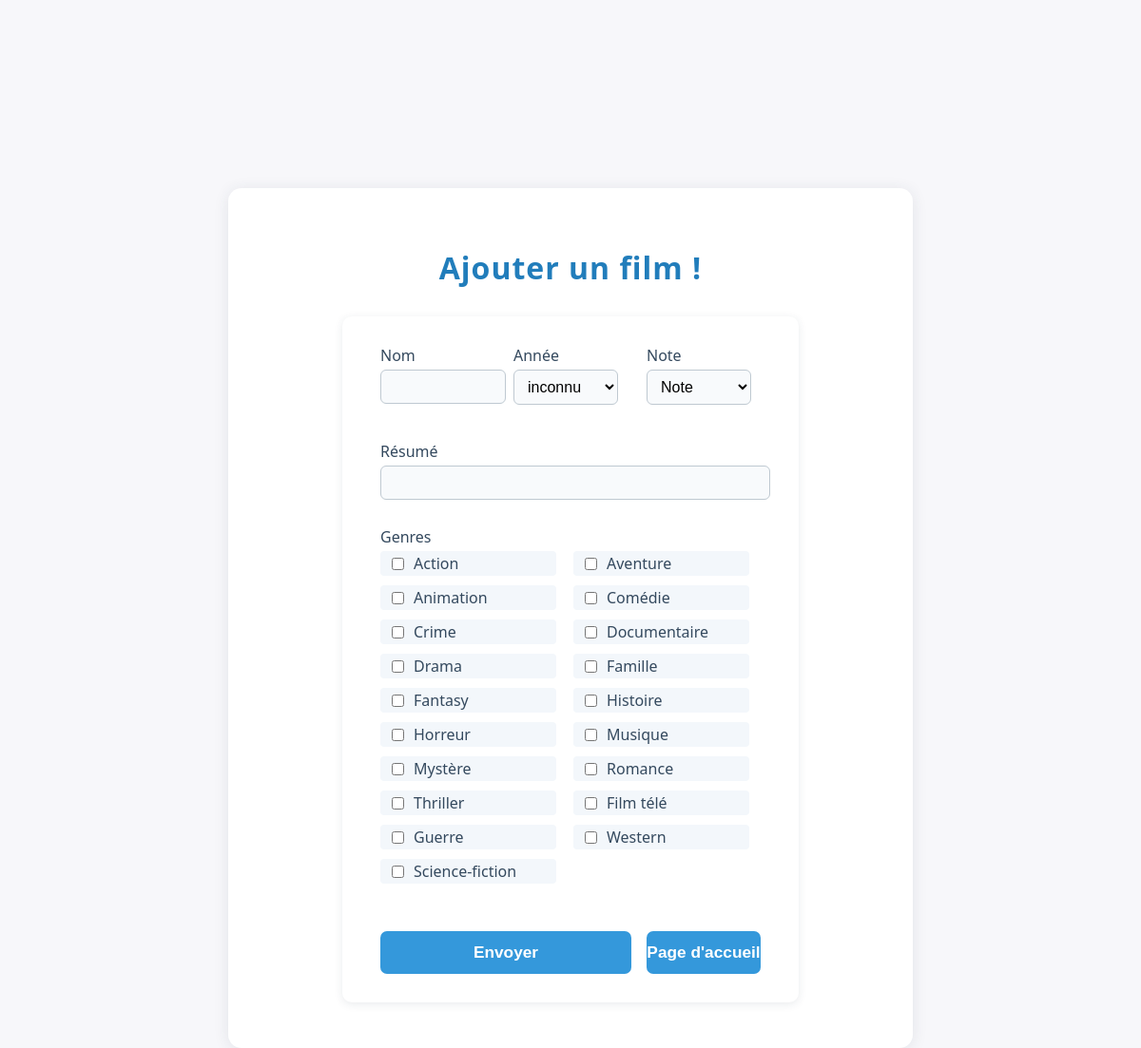
Page /ajouter_film on the committed database.
### tables this page shows
CREATE TABLE liste_genres (
            id INTEGER PRIMARY KEY AUTOINCREMENT,
            nom TEXT UNIQUE
        );

### server.py (the view)
@app.route("/ajouter_film", methods=["GET"])
def ajouter_film_form():
    return render_template("index.html", error="", Genres=modele.genre())

### modele.py (called while the page is built)
def genre():
    conn = sqlite3.connect('database.db')
    cursor = conn.cursor()
    cursor.execute('''select * from liste_genres''')
    genre = cursor.fetchall()
    cursor.close()
    conn.close()
    return(genre)

### templates/index.html (shortened to what this page needs)
<!DOCTYPE html>
<html>
  <head>
    <link href="/static/info.css" rel="stylesheet">
  </head>
  <body>
    <div class="add-film-container vertical">
      <h1>Ajouter un film !</h1>
      <form method="POST" action="/ajout_film" id="ajout_film">
        <div class="row-fields">
          <div class="form-row">
            <label for="nom">Nom</label>
            <input type="text" id="nom" name="nom" required>
          </div>
          <div class="form-row">
            <label id="annee_sortie">Année</label>
          </div>
          <div class="form-row">
            <label for="note">Note</label>
            <select id="note" name="note" required>
              <option value="">Note</option>
            </select>
          </div>
        </div>
        <div class="form-row">
          <label for="resume">Résumé</label>
          <input type="text" id="resume" name="resume">
        </div>
        <div class="form-row">
          <label for="genre">Genres</label>
          <div class="genres-checkboxes">
            {% for genre in Genres %}
              <label>
                <input type="checkbox" name="genres[]" value="{{genre[0]}}">
                {{genre[1]}}
              </label>
            {% endfor %}
          </div>
        </div>
        <div class="form-actions">
          <button type="submit" id="submit_film">Envoyer</button>
          <a href="/"><button type="button">Page d'accueil</button></a>
        </div>
      </form>
    </div>
</html>  </body>  </body>
</html>

### static/info.css (style rules this page uses)
body { background: #f7f7fa; font-family: 'Segoe UI', Arial, sans-serif; margin: 0; padding: 0; }
h1 { text-align: center; color: #2c3e50; margin-top: 30px; }
form { background: #fff; max-width: 400px; margin: 30px auto 20px auto; padding: 30px 40px 20px 40px; border-radius: 10px; box-shadow: 0 2px 10px rgba(44, 62, 80, 0.1); display: flex; flex-direction: column; gap: 15px; }
label { font-weight: 500; color: #34495e; margin-bottom: 5px; }
input[type="text"] { padding: 8px 10px; border: 1px solid #bfc9d1; border-radius: 5px; font-size: 1em; margin-bottom: 10px; }
input[type="checkbox"] { margin-right: 6px; }
input[type="submit"], button { background: #3498db; color: #fff; border: none; padding: 10px 0; border-radius: 5px; font-size: 1em; font-weight: 600; cursor: pointer; margin-top: 10px; transition: background 0.2s; }
div { margin-bottom: 10px; }
.genres-checkboxes { display: grid; grid-template-columns: 1fr 1fr; gap: 4px 16px; margin-bottom: 10px; }
.genres-checkboxes label { margin-bottom: 2px; font-weight: normal; display: flex; align-items: center; gap: 4px; }
.add-film-container { max-width: 420px; margin: 32px auto 0 auto; background: #fff; border-radius: 12px; box-shadow: 0 2px 12px rgba(44,62,80,0.10); padding: 32px 24px 24px 24px; }
.form-row { display: flex; flex-direction: column; margin-right: 12px; min-width: 120px; }
.form-row label { margin-bottom: 4px; font-size: 1em; }
.genres-checkboxes { display: flex; flex-wrap: wrap; gap: 4px 10px; margin-bottom: 0; }
.add-film-container.vertical { max-width: 600px; margin: 40px auto 0 auto; background: #fff; border-radius: 14px; box-shadow: 0 2px 16px rgba(44,62,80,0.10); padding: 32px 5vw 28px 5vw; }
.add-film-container.vertical h1 { text-align: center; margin-bottom: 28px; color: #217dbb; font-size: 2em; letter-spacing: 1px; }
.add-film-container.vertical form { display: flex; flex-direction: column; gap: 18px; }
.row-fields { display: flex; flex-direction: row; gap: 18px; }
.row-fields .form-row { flex: 1 1 0; min-width: 110px; }
.form-row label { margin-bottom: 4px; font-size: 1em; color: #34495e; font-weight: 500; }
.form-row input[type="text"], .form-row select { width: 100%; padding: 8px 10px; border: 1px solid #bfc9d1; border-radius: 6px; font-size: 1em; background: #f8fafc; margin-bottom: 0; transition: border 0.2s; }
.genres-checkboxes { display: grid; grid-template-columns: repeat(auto-fit, minmax(120px, 1fr)); gap: 6px 18px; margin-bottom: 0; }
.genres-checkboxes label { font-weight: normal; display: flex; align-items: center; gap: 4px; background: #f3f7fb; border-radius: 4px; padding: 2px 8px; }
.form-actions { display: flex; gap: 16px; margin-top: 18px; }
.form-actions button, .form-actions input[type="submit"] { width: 100%; min-width: 120px; padding: 12px 0; font-size: 1.08em; border-radius: 7px; margin: 0; font-weight: 600; background: #3498db; color: #fff; border: none; transition: background 0.2s; cursor: pointer; }

### rows in the picture
liste_genres: nom "Action"
liste_genres: nom "Aventure"
liste_genres: nom "Animation"
liste_genres: nom "Comédie"
liste_genres: nom "Crime"
liste_genres: nom "Documentaire"
liste_genres: nom "Drama"
liste_genres: nom "Famille"
liste_genres: nom "Fantasy"
liste_genres: nom "Histoire"
liste_genres: nom "Horreur"
liste_genres: nom "Musique"
liste_genres: nom "Mystère"
liste_genres: nom "Romance"
liste_genres: nom "Thriller"
liste_genres: nom "Film télé"
liste_genres: nom "Guerre"
liste_genres: nom "Western"
liste_genres: nom "Science-fiction"
